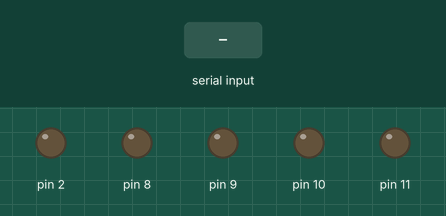
A sketch run on a simulated Arduino Leonardo, built with avr-gcc and run on an emulated ATmega32U4. Parts: output pins drawn as LEDs (lit = HIGH). The test bench sets the inputs (shaded band). What the sketch prints to the serial monitor is not drawn.

Above: at 1.2 s.
1.3 s: "RGB\n" received over the second serial link
At 2.4 s:
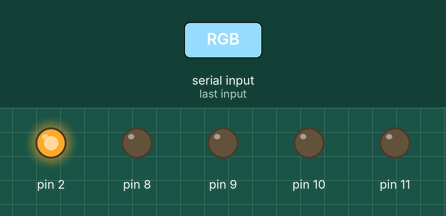
2.8 s: "RGB\n" received over Serial
4.3 s: byte 63 ('?') received over Serial
5.8 s: byte 76 ('L') received over Serial
7.3 s: byte 108 ('l') received over Serial
8.8 s: byte 119 ('w') received over Serial
Timing chart, 0 to 11.3 s (numbered marks = the images above; inputs shaded):
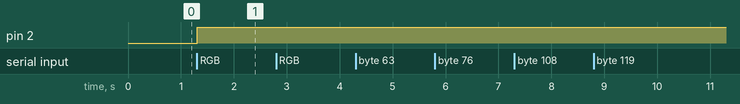

The sketch:

illumi.ino
```cpp
// (licence header left out)
/*
$$$

set uart baud 115200
set wlan ssid sarfata2
set wlan phrase PASSWORD

set ip address 0.0.0.0
set ip remote 80
set dns name io.sarfata.org
set ip proto 18
set com remote GET$/illumi/?
set option format 17

save
reboot

*/


#include <EEPROM.h>
// Edit your wifi settings in settings.h so that it is easy to pull/push
// on github without pushing those local settings.
#include "settings.h"
#include "Color.h"
#include "ColorLED.h"

// Define buffer sizes
#define BUFFER_SIZE 255

// If we have not received a command in the last 5 seconds, save the last command in the EEPROM
#define LASTCMD_WAIT_TIMER 5000

#define STARTUP_TIMER 2000

// The last command will take up at most 254 bytes.
// The first byte is used to tell the length so the next available byte is @ 0x100
#define EEPROM_LAST_CMD 0x0000


//#define ARDUINO_UNO

#ifdef ARDUINO_UNO
#define Serial1 Serial
#define DEBUG(msg) /* nothing */
#else
#define DEBUG(msg) Serial.write(msg)
#endif

unsigned long startTime;
unsigned long targetTime;
Color startColor;
Color currentColor;
Color targetColor;

#ifndef LED_SHUTDOWN
ColorLED led(RED, GREEN, BLUE, COMMON_ANODE);
#else
ColorLED led(RED, GREEN, BLUE, COMMON_ANODE, LED_SHUTDOWN);
#endif

void setup() {
  int i;

  led.setColor(currentColor);

  #ifndef ARDUINO_UNO
  // Arduino Uno
  //Serial.setTimeout(1);
  //Serial.begin(115200);
  #endif

  Serial1.setTimeout(10);
  Serial1.begin(115200);

  char *lastCommand = readLastCommand();
  if (lastCommand != NULL) {
    DEBUG("Reloading last command:");
    DEBUG(lastCommand);

    processCommand(lastCommand);
    targetTime = millis() + STARTUP_TIMER;
  }

  // Use D2 as an instruction counter to measure the speed of transmission
  pinMode(2, OUTPUT);
}

byte counter = 0;

char buffer[BUFFER_SIZE];
unsigned long lastCommandTime = 0;
char *lastCommandPtr;

void loop() {
  updateLed();
  processWifiInterface();
  processDebugInterface();
}

void updateLed() {
  if (targetTime != 0 && millis() < targetTime) {
    currentColor = Color::interpolateColor(millis(), startTime, targetTime, startColor, targetColor);
  }
  else {
    memcpy(&currentColor, &targetColor, sizeof(Color));
  }
  led.setColor(currentColor.red, currentColor.green, currentColor.blue);
}

#define REMOTE_TIMER 3000
unsigned long remoteTimer = millis();

void processWifiInterface()
{
  if (Serial1.available()) {
    int len = Serial1.readBytes(buffer, BUFFER_SIZE);

    // Remove potential carriage return at the end of command.
    if (buffer[len - 1] == '\n') {
      len--;
    }
    // Apparently, those still exists too ...
    if (buffer[len - 1] == '\r') {
      len--;
    }
    buffer[len] = 0;

    char *rgbCommand = strstr(buffer, "RGB");
    if (rgbCommand != NULL) {
      DEBUG("CMD ");
      DEBUG(rgbCommand);
      DEBUG('\n');

      processCommand(rgbCommand);

      digitalWrite(2, counter++ % 2 == 0 ? HIGH : LOW);

      lastCommandTime = millis();
      lastCommandPtr = rgbCommand;
    }
    else {
      DEBUG("KO >");
      DEBUG(buffer);
      DEBUG('\n');
    }
    // reset the timer when the connection is closed
    if (strstr(buffer, "*CLOS*")) {
      remoteTimer = millis();
    }
  }
  if (lastCommandTime != 0 && millis() > lastCommandTime + LASTCMD_WAIT_TIMER) {
    DEBUG("Saving last command: ");
    DEBUG(lastCommandPtr);
    DEBUG('\n');
    saveLastCommand(lastCommandPtr);
    lastCommandTime = 0;
  }
  if (remoteTimer != 0 && millis() > remoteTimer + REMOTE_TIMER) {
    remote_connect();
    remoteTimer = 0;
  }
}

#ifndef ARDUINO_UNO

void processDebugInterface()
{
  char *last;

  if (Serial.available()) {
    char command = Serial.read();
    switch (command) {
      case '?':
        Serial.println("Illumi / Woochi by TBideas\nUp and running!");
        Serial.println(" x: Type and execute a command");
        Serial.println(" w: Talk to Wifi module at 115200bps");
        Serial.println(" W: Talk to Wifi module at 9600bps");
        Serial.println(" o: Force connection to remote HTTP server");
        Serial.println(" L: Get 'last command' saved in EEPROM");
        Serial.println(" l: Time since last command");
        Serial.println("");
        break;
      case 'L':
        Serial.print("Last Command (EEPROM):\n");
        last = readLastCommand();
        if (last != NULL)
          Serial.print(last);
        else
          Serial.print("NULL");
        Serial.print('\n');
        break;
      case 'l':
        if (lastCommandTime != 0) {
          Serial.print("Last Command Time = ");
          Serial.print(lastCommandTime);
          Serial.print(" And millis() is: ");
          Serial.print(millis());
          Serial.print("\nLast Command buffer points to:");
          Serial.print(lastCommandPtr);
          Serial.print('\n');
        }
        else {
          Serial.print("No last command.\n");
        }
        break;
      //
      case 'w':
        wifly_configuration(115200);
        break;
      case 'W':
        wifly_configuration(9600);
        break;
      case 'o':
        remote_connect();
        break;
      case 'x':
        readSerialCommand();
        break;
      default:
        Serial.print("Unknown command: ");
        Serial.print(command);
        Serial.print("\n");
    }
  }
}

#else

void processDebugInterface() {}

#endif

void processCommand(char *command)
{
  // The only command format supported right now is RGBXXXXXX\n
  targetColor.red   = hexPairsToInt(command + 3);
  targetColor.green = hexPairsToInt(command + 5);
  targetColor.blue  = hexPairsToInt(command + 7);

  startColor = currentColor;
  startTime = millis();
  // No animation for this command
  targetTime = millis();
}

void saveLastCommand(char *cmd)
{
  int i;
  size_t len = strlen(cmd);

  int address = EEPROM_LAST_CMD;
  if (len <= 0xFE) { // max len is 0xFF including 1 byte for length
    EEPROM.write(address++, (byte)len);

    for (i = 0; i < len; i++)
    {
      EEPROM.write(address++, *cmd);
      cmd++;
    }
  }
}

char *readLastCommand()
{
  size_t len = EEPROM.read(EEPROM_LAST_CMD);

  // If len is 0 there is nothing to read, and if len is 0xFF then the EEPROM
  // has just never be written there.
  if (len != 0 || len != 0xFF) {
    int i;

    for (i = 0; i < len; i++) {
      buffer[i] = EEPROM.read(EEPROM_LAST_CMD + i + 1);
    }
    buffer[i] = 0;
    return buffer;
  }
  else {
    return NULL;
  }
}

int hexPairsToInt(char *pair)
{
  return (hexCharToInt(pair[0]) << 4) + hexCharToInt(pair[1]);
}

int hexCharToInt(char c) {
    if (c >= '0' && c <= '9')
      return c - '0';
    else if (c >= 'A' && c <= 'F')
      return c - 'A' + 10;
    return 0;
}

// Ask the wifi module to connect to a remote host
void remote_connect()
{
  Serial1.print("$$$");
  Serial1.flush();
  delay(400);
  Serial1.print("\r\nopen\r\n");
  Serial1.flush();
}

void readSerialCommand()
{
  Serial.println("Type a command and finish with \\n (Only command supported is RGBBXXXXXX");

  int len = 0;
  buffer[0] = 0;
  while (len + 1 < BUFFER_SIZE) {
    char c = Serial.read();
    if (c > -1 && c != '\r') {
      buffer[len++] = c;
      Serial.print(c);
      if (buffer[len - 1] == '\n')
        break;
    }
  }
  buffer[len] = 0;

  Serial.print("Running command: ");
  Serial.println(buffer);
  processCommand(buffer);
}

void wifly_configuration(long speed)
{
  Serial1.end();
  Serial1.begin(speed);

  Serial.print("You are now talking to the Wifly module at ");
  Serial.print(speed);
  Serial.println("bps.");
  Serial.println("Use the RESET button to go back to normal.");

  Serial.setTimeout(1);
  Serial1.setTimeout(1);

  int len;

  while (1) {
    if (Serial.available()) {
      len = Serial.readBytes(buffer, BUFFER_SIZE - 1);

      Serial1.write((uint8_t*)buffer, len);
    }
    if (Serial1.available()) {
      len = Serial1.readBytes(buffer, BUFFER_SIZE - 1);

      Serial.write((uint8_t*)buffer, len);
    }
  }
}
```

Color.cpp
```cpp
// (licence header left out)
#include "Color.h"

Color::Color() : red(0), green(0), blue(0)
{
}

Color::Color(unsigned long red, unsigned long green, unsigned long blue) : red(red), green(green), blue(blue)
{
}

Color Color::interpolateColor(const unsigned long p, const unsigned long posA, const unsigned long posB, const Color A,  const Color B)
{
  Color C;

  C.red    = map(p, posA, posB, A.red, B.red);
  C.green  = map(p, posA, posB, A.green, B.green);
  C.blue   = map(p, posA, posB, A.blue, B.blue);

  return C;
}
```

Color.h
```cpp
// (licence header left out)
#ifndef __COLOR_H__
#define __COLOR_H__

#include "Arduino.h"

class Color
{

  public:
    Color();
    Color(unsigned long red, unsigned long green, unsigned long blue);
    unsigned long red;
    unsigned long green;
    unsigned long blue;

    /*
     * Returns the color at point p calculated by linear interpolation of the
     * color A at point posA and the color B at point posB.
     */
    static Color interpolateColor(const unsigned long p, const unsigned long posA, const unsigned long posB, const Color A,  const Color B);
};

#endif
```

ColorLed.cpp
```cpp
// (licence header left out)
#include "ColorLED.h"

void ColorLED::setup()
{
  pinMode(redPin, OUTPUT);
  pinMode(greenPin, OUTPUT);
  pinMode(bluePin, OUTPUT);
  setColor(0, 0, 0);
}

ColorLED::ColorLED(int redPin, int greenPin, int bluePin, boolean commonAnode) : redPin(redPin), greenPin(greenPin), bluePin(bluePin), commonAnode(commonAnode), shutdownPin(0)
{
  setup();
}

ColorLED::ColorLED(int redPin, int greenPin, int bluePin, boolean commonAnode, int shutdownPin) : redPin(redPin), greenPin(greenPin), bluePin(bluePin), commonAnode(commonAnode), shutdownPin(shutdownPin)
{
  setup();
  pinMode(shutdownPin, OUTPUT);
}

void ColorLED::setColor(int red, int green, int blue)
{

  if (commonAnode) {
    analogWrite(redPin, red);
    analogWrite(greenPin, green);
    analogWrite(bluePin, blue);
  }
  else {
    analogWrite(redPin, 255 - red);
    analogWrite(greenPin, 255 - green);
    analogWrite(bluePin, 255 - blue);
  }

  if (shutdownPin != 0) {
    if (!red && !green && !blue)
      digitalWrite(shutdownPin, LOW);
    else
      // Enable the board (shutdown is enabled when the signal is LOW)
      digitalWrite(shutdownPin, HIGH);
  }
}

void ColorLED::setColor(const Color c)
{
  setColor(c.red, c.green, c.blue);
}
```

ColorLed.h
```cpp
// (licence header left out)
#ifndef __COLORLED_H__
#define __COLORLED_H__

#include "Arduino.h"
#include "Color.h"

class ColorLED
{
  int redPin, greenPin, bluePin;
  boolean commonAnode;
  int shutdownPin;

  void setup();

  public:
    ColorLED(int redPin, int greenPin, int bluePin, boolean commonAnode);
    ColorLED(int redPin, int greenPin, int bluePin, boolean commonAnode, int shutdownPin);
    void setColor(int red, int green, int blue);
    void setColor(const Color c);
};

#endif
```

settings.h
```cpp
// Where is the RGB LED connected (must-be PWM pins)
#define RED 9
#define GREEN 10
#define BLUE 11
/*
#define RED 3
#define GREEN 5
#define BLUE 6
*/


// The Illumi driver board allows the micro to shutdown completely the PWM to save power
#define LED_SHUTDOWN 8

// Is the RGB a common-anode (set false if your hardware is common-cathode)
#define COMMON_ANODE true
```

Measured:
- after the input at 1.3 s, pin 2: LOW → HIGH at once
- after the input at 2.8 s, every drawn part: stays the same
- after the input at 4.3 s, every drawn part: stays the same
- after the input at 5.8 s, every drawn part: stays the same
- after the input at 7.3 s, every drawn part: stays the same
- after the input at 8.8 s, every drawn part: stays the same
